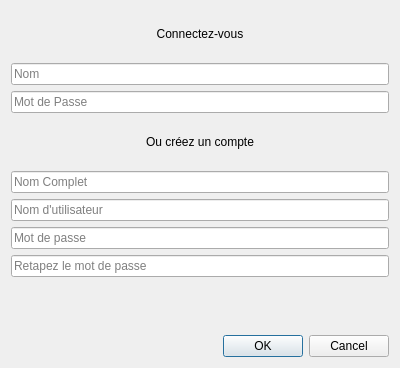
<?xml version="1.0" encoding="UTF-8"?>
<ui version="4.0">
 <class>LoginForm</class>
 <widget class="QDialog" name="LoginForm">
  <property name="geometry">
   <rect>
    <x>0</x>
    <y>0</y>
    <width>400</width>
    <height>368</height>
   </rect>
  </property>
  <property name="windowTitle">
   <string>Dialog</string>
  </property>
  <layout class="QVBoxLayout" name="verticalLayout">
   <item>
    <widget class="QLabel" name="label">
     <property name="text">
      <string>Connectez-vous</string>
     </property>
     <property name="alignment">
      <set>Qt::AlignCenter</set>
     </property>
    </widget>
   </item>
   <item>
    <layout class="QGridLayout" name="gridLayout">
     <item row="1" column="0">
      <widget class="QLineEdit" name="m_user_edit">
       <property name="placeholderText">
        <string>Nom</string>
       </property>
      </widget>
     </item>
     <item row="2" column="0">
      <widget class="QLineEdit" name="m_pass_edit">
       <property name="echoMode">
        <enum>QLineEdit::Password</enum>
       </property>
       <property name="placeholderText">
        <string>Mot de Passe</string>
       </property>
      </widget>
     </item>
    </layout>
   </item>
   <item>
    <widget class="QLabel" name="label_2">
     <property name="text">
      <string>Ou créez un compte</string>
     </property>
     <property name="alignment">
      <set>Qt::AlignCenter</set>
     </property>
    </widget>
   </item>
   <item>
    <layout class="QGridLayout" name="gridLayout_2">
     <item row="3" column="0">
      <widget class="QLineEdit" name="m_password_check_create">
       <property name="placeholderText">
        <string>Retapez le mot de passe</string>
       </property>
      </widget>
     </item>
     <item row="0" column="0">
      <widget class="QLineEdit" name="m_username_create">
       <property name="placeholderText">
        <string>Nom Complet</string>
       </property>
      </widget>
     </item>
     <item row="1" column="0">
      <widget class="QLineEdit" name="m_fullname_create">
       <property name="placeholderText">
        <string>Nom d'utilisateur</string>
       </property>
      </widget>
     </item>
     <item row="2" column="0">
      <widget class="QLineEdit" name="m_password_create">
       <property name="placeholderText">
        <string>Mot de passe</string>
       </property>
      </widget>
     </item>
    </layout>
   </item>
   <item>
    <widget class="QLabel" name="m_error_label">
     <property name="text">
      <string/>
     </property>
    </widget>
   </item>
   <item>
    <widget class="QDialogButtonBox" name="buttonBox">
     <property name="orientation">
      <enum>Qt::Horizontal</enum>
     </property>
     <property name="standardButtons">
      <set>QDialogButtonBox::Cancel|QDialogButtonBox::Ok</set>
     </property>
    </widget>
   </item>
  </layout>
 </widget>
 <resources/>
 <connections>
  <connection>
   <sender>buttonBox</sender>
   <signal>accepted()</signal>
   <receiver>LoginForm</receiver>
   <slot>onLoginButClicked()</slot>
   <hints>
    <hint type="sourcelabel">
     <x>248</x>
     <y>254</y>
    </hint>
    <hint type="destinationlabel">
     <x>157</x>
     <y>274</y>
    </hint>
   </hints>
  </connection>
  <connection>
   <sender>buttonBox</sender>
   <signal>rejected()</signal>
   <receiver>LoginForm</receiver>
   <slot>reject()</slot>
   <hints>
    <hint type="sourcelabel">
     <x>316</x>
     <y>260</y>
    </hint>
    <hint type="destinationlabel">
     <x>286</x>
     <y>274</y>
    </hint>
   </hints>
  </connection>
  <connection>
   <sender>m_fullname_create</sender>
   <signal>textChanged(QString)</signal>
   <receiver>LoginForm</receiver>
   <slot>onTextEditChange()</slot>
   <hints>
    <hint type="sourcelabel">
     <x>199</x>
     <y>207</y>
    </hint>
    <hint type="destinationlabel">
     <x>199</x>
     <y>183</y>
    </hint>
   </hints>
  </connection>
  <connection>
   <sender>m_pass_edit</sender>
   <signal>textChanged(QString)</signal>
   <receiver>LoginForm</receiver>
   <slot>onTextEditChange()</slot>
   <hints>
    <hint type="sourcelabel">
     <x>199</x>
     <y>98</y>
    </hint>
    <hint type="destinationlabel">
     <x>199</x>
     <y>183</y>
    </hint>
   </hints>
  </connection>
  <connection>
   <sender>m_password_check_create</sender>
   <signal>textChanged(QString)</signal>
   <receiver>LoginForm</receiver>
   <slot>onTextEditChange()</slot>
   <hints>
    <hint type="sourcelabel">
     <x>199</x>
     <y>269</y>
    </hint>
    <hint type="destinationlabel">
     <x>199</x>
     <y>183</y>
    </hint>
   </hints>
  </connection>
  <connection>
   <sender>m_password_create</sender>
   <signal>textChanged(QString)</signal>
   <receiver>LoginForm</receiver>
   <slot>onTextEditChange()</slot>
   <hints>
    <hint type="sourcelabel">
     <x>199</x>
     <y>238</y>
    </hint>
    <hint type="destinationlabel">
     <x>199</x>
     <y>183</y>
    </hint>
   </hints>
  </connection>
  <connection>
   <sender>m_user_edit</sender>
   <signal>textChanged(QString)</signal>
   <receiver>LoginForm</receiver>
   <slot>onTextEditChange()</slot>
   <hints>
    <hint type="sourcelabel">
     <x>199</x>
     <y>67</y>
    </hint>
    <hint type="destinationlabel">
     <x>199</x>
     <y>183</y>
    </hint>
   </hints>
  </connection>
  <connection>
   <sender>m_username_create</sender>
   <signal>textChanged(QString)</signal>
   <receiver>LoginForm</receiver>
   <slot>onTextEditChange()</slot>
   <hints>
    <hint type="sourcelabel">
     <x>199</x>
     <y>176</y>
    </hint>
    <hint type="destinationlabel">
     <x>199</x>
     <y>183</y>
    </hint>
   </hints>
  </connection>
 </connections>
 <slots>
  <slot>onLoginButClicked()</slot>
  <slot>onTextEditChange()</slot>
 </slots>
</ui>
